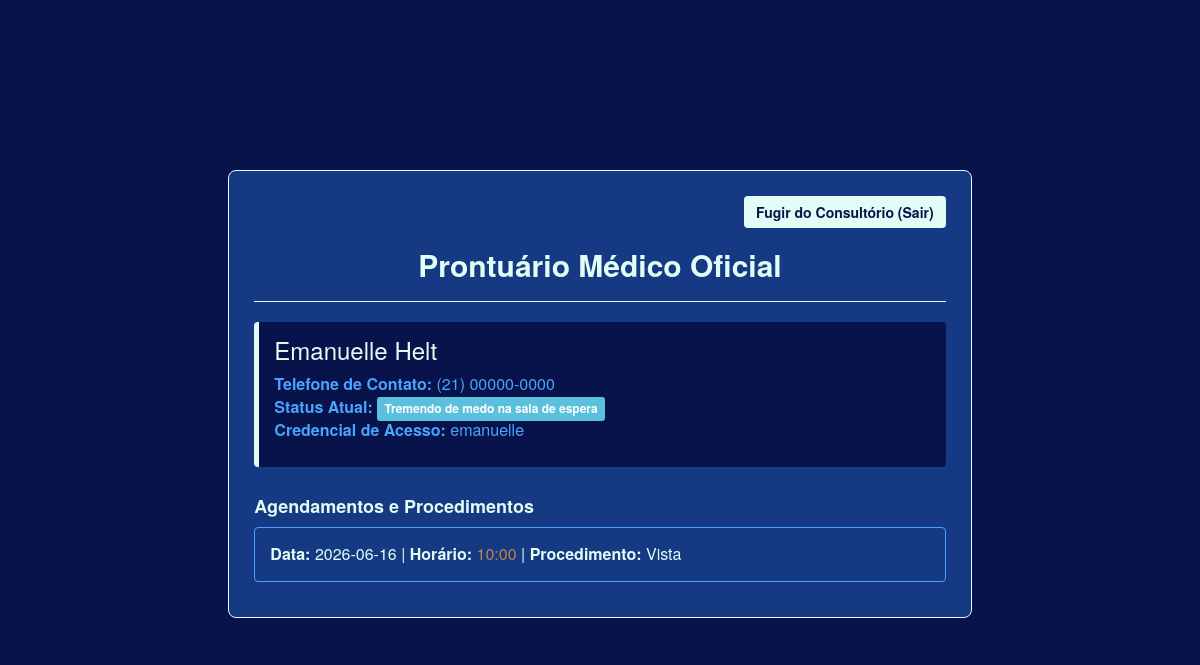
/paciente (signed in), run on an earlier commit of the app's database.
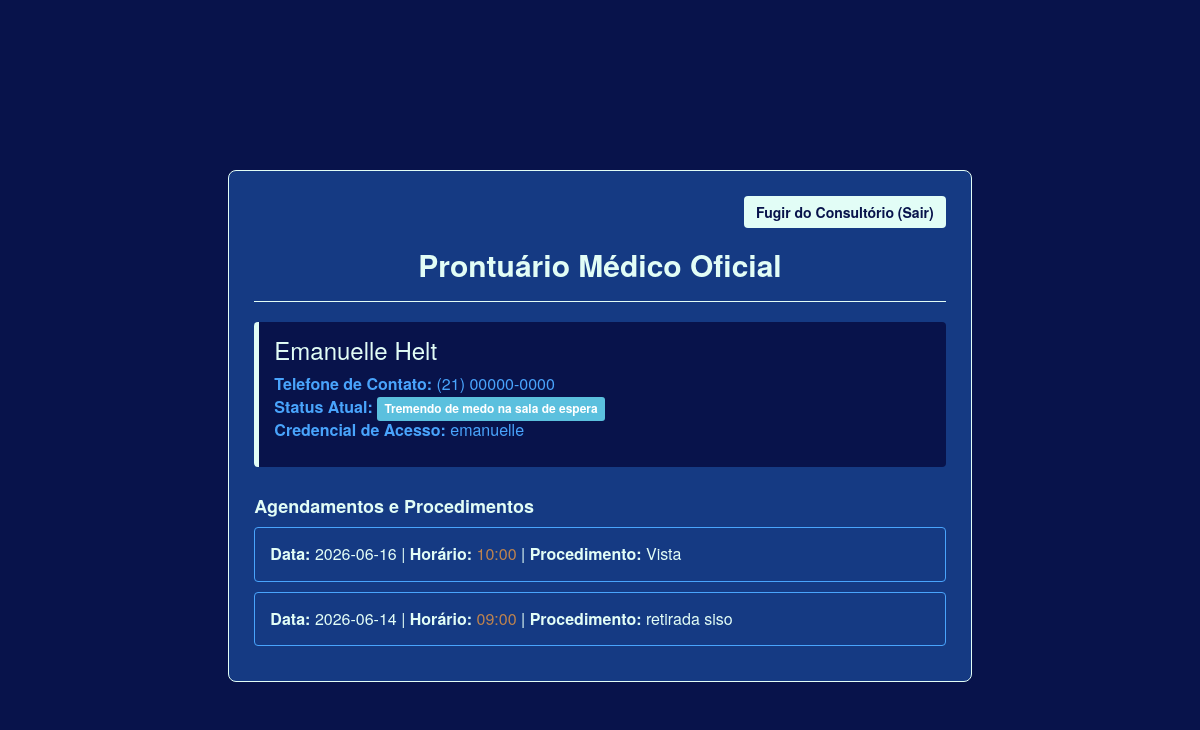
And on a later commit of the database.
### tables this page shows
CREATE TABLE pacientes_secretaria (
                        id INTEGER PRIMARY KEY AUTOINCREMENT,
                        nome TEXT NOT NULL,
                        telefone TEXT NOT NULL,
                        status TEXT NOT NULL,
                        usuario_login TEXT UNIQUE);

CREATE TABLE fila_medico (
                        id INTEGER PRIMARY KEY AUTOINCREMENT,
                        nome TEXT NOT NULL,
                        procedimento TEXT NOT NULL,
                        data TEXT NOT NULL,
                        horario TEXT NOT NULL,
                        dentista_login TEXT NOT NULL);

### app.py (the view)
@app.route('/paciente')
def ficha_paciente():
    if 'usuario' not in session: return redirect(url_for('login'))
    usuario_logado = session['usuario']
    conn = conectar_banco()
    paciente_db = conn.execute('SELECT * FROM pacientes_secretaria WHERE usuario_login = ?', (usuario_logado,)).fetchone()
    if not paciente_db:
        conn.close()
        return redirect(url_for('login'))
    consultas_db = conn.execute('SELECT procedimento, data, horario FROM fila_medico WHERE nome = ?', (paciente_db['nome'],)).fetchall()
    conn.close()
    return render_template('paciente_ficha.html', paciente=paciente_db, consultas=consultas_db)

### app.py (called while the page is built)
def conectar_banco():
    conn = sqlite3.connect(ARQUIVO_BANCO)
    conn.row_factory = sqlite3.Row
    return conn

### templates/paciente_ficha.html (shortened to what this page needs)
<!DOCTYPE html>
<html lang="pt-BR">
<head>
    <link rel="stylesheet" href="https://stackpath.bootstrapcdn.com/bootstrap/3.4.1/css/bootstrap.min.css">
    <link rel="stylesheet" href="{{ url_for('static', filename='css/style.css') }}">
</head>
<body>
    <div class="container dashboard-container">
        <div class="row">
            <div class="col-md-8 col-md-offset-2">
                <div class="main-panel">
                    <div class="text-right mb-3" style="margin-bottom: 20px;">
                        <a href="{{ url_for('login') }}" class="btn btn-ouro">Fugir do Consultório (Sair)</a>
                    </div>
                    <h2 class="text-ouro text-center" style="margin-top: 0;">Prontuário Médico Oficial</h2>
                    <hr style="border-color: #e2fdf6;">
                    <div class="card-paciente">
                        <h3 style="color: #e2fdf6; margin-top: 0;">{{ paciente.nome }}</h3>
                        <p style="color: #49a4fc; font-size: 16px;">
                            <strong>Telefone de Contato:</strong> {{ paciente.telefone }}<br>
                            <strong>Status Atual:</strong> <span class="label label-info">{{ paciente.status }}</span><br>
                            <strong>Credencial de Acesso:</strong> {{ paciente.usuario_login }}
                        </p>
                    </div>
                    <h4 class="text-ouro" style="margin-top: 30px;">Agendamentos e Procedimentos</h4>
                    {% if consultas %}
                        {% for consulta in consultas %}
                        <div style="background-color: #153a83; border: 1px solid #49a4fc; padding: 15px; border-radius: 4px; margin-bottom: 10px;">
                            <p style="color: #e2fdf6; margin: 0; font-size: 16px;">
                                <strong>Data:</strong> {{ consulta.data }} |
                                <strong>Horário:</strong> <span style="color: #be834e;">{{ consulta.horario }}</span> |
                                <strong>Procedimento:</strong> {{ consulta.procedimento }}
                            </p>
                        </div>
                        {% endfor %}
                    {% else %}
                        <div style="background-color: #08134b; border: 1px dashed #e2fdf6; padding: 15px; border-radius: 4px;">
                            <p style="color: #49a4fc; margin: 0; text-align: center;">Nenhum procedimento agendado no momento.</p>
                        </div>
                    {% endif %}
                </div>
            </div>
        </div>
    </div>
</body>
</html>

### static/css/style.css (style rules this page uses)
body { padding-top: 100px; background-color: #08134b; color: #e2fdf6; }
h2 { color: #e2fdf6; font-weight: bold; }
.dashboard-container { margin-top: 50px; padding: 20px; }
.main-panel { background-color: #153a83; border-radius: 8px; padding: 25px; border: 1px solid #e2fdf6; }
.card-paciente { background-color: #08134b; border-left: 5px solid #e2fdf6; margin-bottom: 15px; padding: 15px; border-radius: 4px; }
.text-ouro { color: #e2fdf6 !important; font-weight: bold; }
.btn-ouro { background-color: #e2fdf6; color: #08134b; font-weight: bold; border: none; }

What changed in the data, as far as the page shows it:
added fila_medico: data "2026-06-14", horario "09:00", procedimento "retirada siso"
